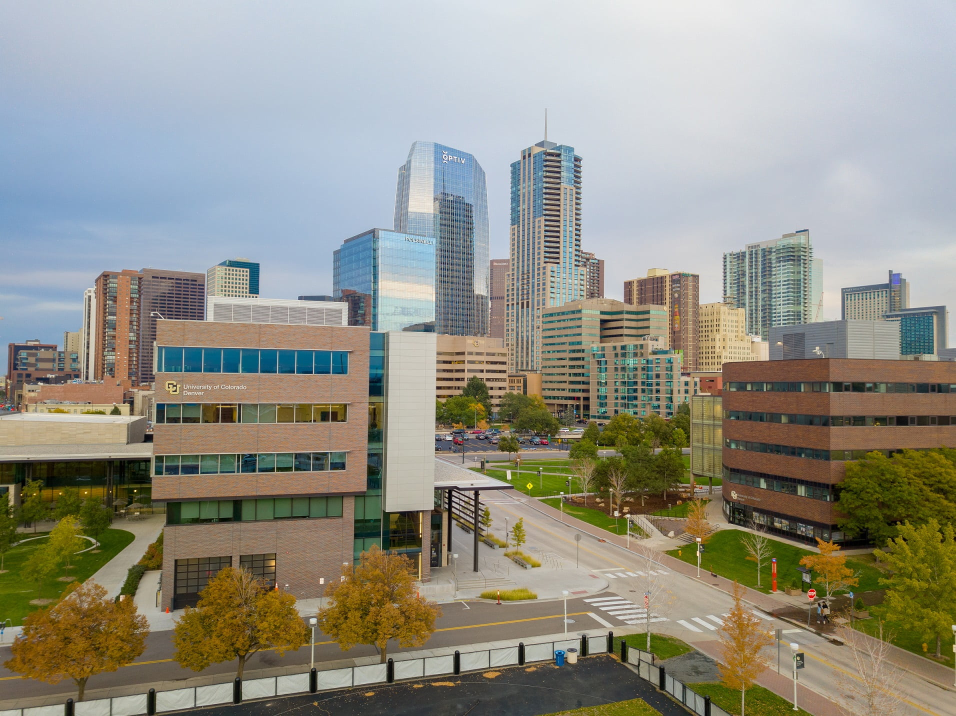
#> input picture demo/cu.jpg, 1911 x 1432 px (shown at 1/2 size)
$ jupyter execute --allow-errors por_demo.ipynb
#> lines starting #> are read from the running program, lines starting #| are printed output that depends on the picture
# Algorithm POR Demo

1. API Demo
2. Mapping POR algorithm as a transform function into tf dataset provider
3. Input Pipeline and benchmark

### API specifications
1. Operates on numpy arrays
2. Works with tensorflow dataset pipe (tf.data)
3. Works with tensorflow training pipeline (mapped as a transform function)
4. Extensible and easy to integrate to training pipeline as a per-precessing algorithm

[cell 1]
from PIL import Image
import numpy as np
#> (the rest of this cell did not finish here and is left out)

[cell 2]
label = np.array([1])
sample = Image.open('cu.jpg')
#> sample is the input picture: PIL image 1911x1432 RGB; mean R, G, B 146.6, 145.3, 133.8
sample = sample.resize((1024, 1024)) # expects a squared input
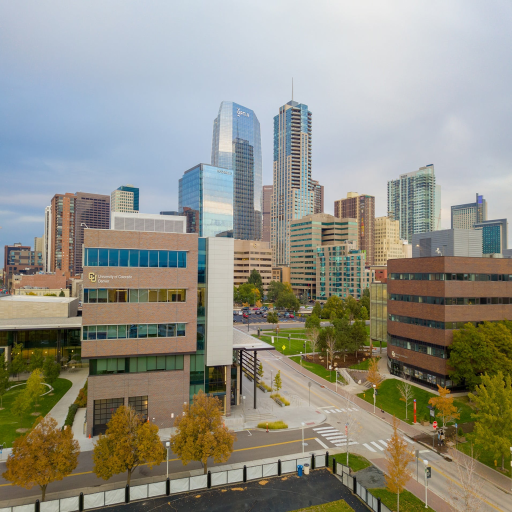
#> sample: PIL image 1024x1024 RGB (shown at 1/2 size); mean R, G, B 146.6, 145.3, 133.8
sample = np.asarray(sample)
block_shape = (512, 512)
#> (the rest of this cell did not finish here and is left out)
